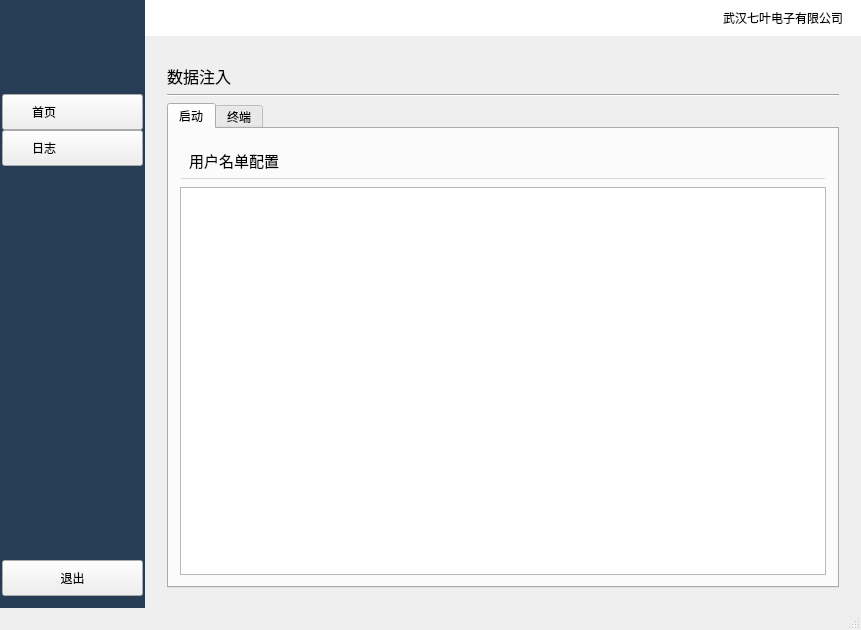
<?xml version="1.0" encoding="UTF-8"?>
<ui version="4.0">
 <class>MainWindow</class>
 <widget class="QMainWindow" name="MainWindow">
  <property name="geometry">
   <rect>
    <x>0</x>
    <y>0</y>
    <width>861</width>
    <height>630</height>
   </rect>
  </property>
  <property name="windowTitle">
   <string>MainWindow</string>
  </property>
  <property name="windowIcon">
   <iconset resource="qrc.qrc">
    <normaloff>:/icon/logoS.png</normaloff>:/icon/logoS.png</iconset>
  </property>
  <property name="styleSheet">
   <string notr="true"/>
  </property>
  <widget class="QWidget" name="centralWidget">
   <layout class="QGridLayout" name="gridLayout_3">
    <property name="leftMargin">
     <number>0</number>
    </property>
    <property name="topMargin">
     <number>0</number>
    </property>
    <property name="rightMargin">
     <number>0</number>
    </property>
    <property name="bottomMargin">
     <number>0</number>
    </property>
    <property name="spacing">
     <number>0</number>
    </property>
    <item row="0" column="0">
     <widget class="QWidget" name="widgetMenu" native="true">
      <property name="sizePolicy">
       <sizepolicy hsizetype="Preferred" vsizetype="Preferred">
        <horstretch>1</horstretch>
        <verstretch>0</verstretch>
       </sizepolicy>
      </property>
      <property name="minimumSize">
       <size>
        <width>145</width>
        <height>0</height>
       </size>
      </property>
      <property name="maximumSize">
       <size>
        <width>135</width>
        <height>16777215</height>
       </size>
      </property>
      <property name="styleSheet">
       <string notr="true">QWidget#widgetMenu {
	background-color: #273d55;
}</string>
      </property>
      <layout class="QGridLayout" name="gridLayout">
       <property name="leftMargin">
        <number>2</number>
       </property>
       <property name="topMargin">
        <number>0</number>
       </property>
       <property name="rightMargin">
        <number>2</number>
       </property>
       <property name="bottomMargin">
        <number>0</number>
       </property>
       <property name="spacing">
        <number>0</number>
       </property>
       <item row="4" column="0">
        <widget class="QPushButton" name="btnLog">
         <property name="minimumSize">
          <size>
           <width>0</width>
           <height>36</height>
          </size>
         </property>
         <property name="text">
          <string>日志                 </string>
         </property>
         <property name="iconSize">
          <size>
           <width>24</width>
           <height>24</height>
          </size>
         </property>
         <property name="btnMenu" stdset="0">
          <bool>true</bool>
         </property>
        </widget>
       </item>
       <item row="6" column="0">
        <spacer name="verticalSpacer">
         <property name="orientation">
          <enum>Qt::Vertical</enum>
         </property>
         <property name="sizeHint" stdset="0">
          <size>
           <width>20</width>
           <height>40</height>
          </size>
         </property>
        </spacer>
       </item>
       <item row="1" column="0">
        <widget class="QLabel" name="label_2">
         <property name="minimumSize">
          <size>
           <width>0</width>
           <height>48</height>
          </size>
         </property>
         <property name="styleSheet">
          <string notr="true">
image: url(:/icon/user2.png);</string>
         </property>
         <property name="text">
          <string/>
         </property>
        </widget>
       </item>
       <item row="2" column="0">
        <spacer name="verticalSpacer_2">
         <property name="orientation">
          <enum>Qt::Vertical</enum>
         </property>
         <property name="sizeType">
          <enum>QSizePolicy::Fixed</enum>
         </property>
         <property name="sizeHint" stdset="0">
          <size>
           <width>20</width>
           <height>6</height>
          </size>
         </property>
        </spacer>
       </item>
       <item row="7" column="0">
        <widget class="QPushButton" name="btnExit">
         <property name="minimumSize">
          <size>
           <width>0</width>
           <height>36</height>
          </size>
         </property>
         <property name="layoutDirection">
          <enum>Qt::LeftToRight</enum>
         </property>
         <property name="text">
          <string>退出</string>
         </property>
         <property name="iconSize">
          <size>
           <width>24</width>
           <height>24</height>
          </size>
         </property>
         <property name="btnMenu" stdset="0">
          <bool>true</bool>
         </property>
        </widget>
       </item>
       <item row="8" column="0">
        <spacer name="verticalSpacer_4">
         <property name="orientation">
          <enum>Qt::Vertical</enum>
         </property>
         <property name="sizeType">
          <enum>QSizePolicy::Fixed</enum>
         </property>
         <property name="sizeHint" stdset="0">
          <size>
           <width>20</width>
           <height>12</height>
          </size>
         </property>
        </spacer>
       </item>
       <item row="3" column="0">
        <widget class="QPushButton" name="btnHHome">
         <property name="minimumSize">
          <size>
           <width>0</width>
           <height>36</height>
          </size>
         </property>
         <property name="layoutDirection">
          <enum>Qt::LeftToRight</enum>
         </property>
         <property name="text">
          <string>首页                 </string>
         </property>
         <property name="iconSize">
          <size>
           <width>24</width>
           <height>24</height>
          </size>
         </property>
         <property name="btnMenu" stdset="0">
          <bool>true</bool>
         </property>
        </widget>
       </item>
       <item row="0" column="0">
        <spacer name="verticalSpacer_3">
         <property name="orientation">
          <enum>Qt::Vertical</enum>
         </property>
         <property name="sizeType">
          <enum>QSizePolicy::Preferred</enum>
         </property>
         <property name="sizeHint" stdset="0">
          <size>
           <width>20</width>
           <height>40</height>
          </size>
         </property>
        </spacer>
       </item>
      </layout>
     </widget>
    </item>
    <item row="0" column="1">
     <widget class="QWidget" name="widget_2" native="true">
      <property name="styleSheet">
       <string notr="true"/>
      </property>
      <layout class="QGridLayout" name="gridLayout_2">
       <property name="leftMargin">
        <number>0</number>
       </property>
       <property name="topMargin">
        <number>0</number>
       </property>
       <property name="rightMargin">
        <number>0</number>
       </property>
       <property name="bottomMargin">
        <number>0</number>
       </property>
       <property name="horizontalSpacing">
        <number>0</number>
       </property>
       <property name="verticalSpacing">
        <number>6</number>
       </property>
       <item row="0" column="0">
        <widget class="QWidget" name="widgetUser" native="true">
         <property name="minimumSize">
          <size>
           <width>0</width>
           <height>36</height>
          </size>
         </property>
         <property name="maximumSize">
          <size>
           <width>16777215</width>
           <height>36</height>
          </size>
         </property>
         <property name="styleSheet">
          <string notr="true">QWidget#widgetUser {
	background-color: #ffffff;
}</string>
         </property>
         <layout class="QGridLayout" name="gridLayout_8">
          <property name="leftMargin">
           <number>0</number>
          </property>
          <property name="topMargin">
           <number>0</number>
          </property>
          <property name="rightMargin">
           <number>0</number>
          </property>
          <property name="bottomMargin">
           <number>0</number>
          </property>
          <property name="verticalSpacing">
           <number>0</number>
          </property>
          <item row="0" column="0">
           <spacer name="horizontalSpacer">
            <property name="orientation">
             <enum>Qt::Horizontal</enum>
            </property>
            <property name="sizeHint" stdset="0">
             <size>
              <width>457</width>
              <height>20</height>
             </size>
            </property>
           </spacer>
          </item>
          <item row="0" column="1">
           <widget class="QLabel" name="lb">
            <property name="minimumSize">
             <size>
              <width>24</width>
              <height>24</height>
             </size>
            </property>
            <property name="maximumSize">
             <size>
              <width>24</width>
              <height>24</height>
             </size>
            </property>
            <property name="styleSheet">
             <string notr="true"/>
            </property>
            <property name="text">
             <string/>
            </property>
            <property name="pixmap">
             <pixmap resource="qrc.qrc">:/icon/user1.png</pixmap>
            </property>
            <property name="scaledContents">
             <bool>true</bool>
            </property>
           </widget>
          </item>
          <item row="0" column="3">
           <spacer name="horizontalSpacer_2">
            <property name="orientation">
             <enum>Qt::Horizontal</enum>
            </property>
            <property name="sizeType">
             <enum>QSizePolicy::Fixed</enum>
            </property>
            <property name="sizeHint" stdset="0">
             <size>
              <width>18</width>
              <height>0</height>
             </size>
            </property>
           </spacer>
          </item>
          <item row="0" column="2">
           <widget class="QLabel" name="label">
            <property name="minimumSize">
             <size>
              <width>0</width>
              <height>36</height>
             </size>
            </property>
            <property name="text">
             <string>武汉七叶电子有限公司</string>
            </property>
           </widget>
          </item>
         </layout>
        </widget>
       </item>
       <item row="1" column="0">
        <widget class="QWidget" name="widget" native="true">
         <property name="minimumSize">
          <size>
           <width>0</width>
           <height>200</height>
          </size>
         </property>
         <layout class="QGridLayout" name="gridLayout_6">
          <item row="0" column="0">
           <widget class="QWidget" name="widgetContent" native="true">
            <property name="styleSheet">
             <string notr="true"/>
            </property>
            <layout class="QGridLayout" name="gridLayout_7">
             <property name="bottomMargin">
              <number>9</number>
             </property>
             <item row="1" column="0">
              <widget class="Line" name="line">
               <property name="orientation">
                <enum>Qt::Horizontal</enum>
               </property>
              </widget>
             </item>
             <item row="0" column="0">
              <widget class="QLabel" name="lbTitle">
               <property name="minimumSize">
                <size>
                 <width>0</width>
                 <height>24</height>
                </size>
               </property>
               <property name="font">
                <font>
                 <family>微软雅黑</family>
                 <pointsize>12</pointsize>
                 <weight>50</weight>
                 <bold>false</bold>
                </font>
               </property>
               <property name="text">
                <string>数据注入</string>
               </property>
              </widget>
             </item>
             <item row="2" column="0">
              <widget class="QTabWidget" name="tabWidget">
               <property name="sizePolicy">
                <sizepolicy hsizetype="Expanding" vsizetype="Expanding">
                 <horstretch>3</horstretch>
                 <verstretch>0</verstretch>
                </sizepolicy>
               </property>
               <property name="autoFillBackground">
                <bool>false</bool>
               </property>
               <property name="currentIndex">
                <number>0</number>
               </property>
               <widget class="QWidget" name="tabStart">
                <attribute name="title">
                 <string>启动</string>
                </attribute>
                <layout class="QGridLayout" name="gridLayout_9">
                 <item row="0" column="0">
                  <widget class="QWidget" name="widgetSql" native="true">
                   <property name="minimumSize">
                    <size>
                     <width>0</width>
                     <height>0</height>
                    </size>
                   </property>
                   <layout class="QGridLayout" name="gridLayout_5">
                    <property name="leftMargin">
                     <number>0</number>
                    </property>
                    <property name="topMargin">
                     <number>9</number>
                    </property>
                    <property name="rightMargin">
                     <number>0</number>
                    </property>
                    <property name="bottomMargin">
                     <number>0</number>
                    </property>
                    <property name="verticalSpacing">
                     <number>6</number>
                    </property>
                    <item row="0" column="0">
                     <layout class="QHBoxLayout" name="horizontalLayout">
                      <property name="leftMargin">
                       <number>9</number>
                      </property>
                      <item>
                       <widget class="QLabel" name="label_6">
                        <property name="maximumSize">
                         <size>
                          <width>16777215</width>
                          <height>32</height>
                         </size>
                        </property>
                        <property name="font">
                         <font>
                          <family>微软雅黑</family>
                          <pointsize>11</pointsize>
                         </font>
                        </property>
                        <property name="styleSheet">
                         <string notr="true"/>
                        </property>
                        <property name="text">
                         <string>用户名单配置</string>
                        </property>
                       </widget>
                      </item>
                      <item>
                       <spacer name="horizontalSpacer_3">
                        <property name="orientation">
                         <enum>Qt::Horizontal</enum>
                        </property>
                        <property name="sizeHint" stdset="0">
                         <size>
                          <width>40</width>
                          <height>20</height>
                         </size>
                        </property>
                       </spacer>
                      </item>
                     </layout>
                    </item>
                    <item row="1" column="0">
                     <layout class="QHBoxLayout" name="horizontalLayout_2">
                      <property name="spacing">
                       <number>0</number>
                      </property>
                      <property name="leftMargin">
                       <number>1</number>
                      </property>
                      <property name="rightMargin">
                       <number>1</number>
                      </property>
                      <item>
                       <widget class="Line" name="line_3">
                        <property name="styleSheet">
                         <string notr="true">border-top: 1px solid #d8d8d8; </string>
                        </property>
                        <property name="orientation">
                         <enum>Qt::Horizontal</enum>
                        </property>
                       </widget>
                      </item>
                      <item>
                       <widget class="Line" name="line_4">
                        <property name="styleSheet">
                         <string notr="true">border-top: 1px solid #d8d8d8; </string>
                        </property>
                        <property name="orientation">
                         <enum>Qt::Horizontal</enum>
                        </property>
                       </widget>
                      </item>
                     </layout>
                    </item>
                    <item row="2" column="0">
                     <widget class="QTableView" name="tableUser">
                      <property name="focusPolicy">
                       <enum>Qt::NoFocus</enum>
                      </property>
                      <property name="editTriggers">
                       <set>QAbstractItemView::NoEditTriggers</set>
                      </property>
                      <property name="alternatingRowColors">
                       <bool>true</bool>
                      </property>
                      <property name="selectionBehavior">
                       <enum>QAbstractItemView::SelectRows</enum>
                      </property>
                      <property name="showGrid">
                       <bool>false</bool>
                      </property>
                      <property name="gridStyle">
                       <enum>Qt::SolidLine</enum>
                      </property>
                      <property name="sortingEnabled">
                       <bool>false</bool>
                      </property>
                      <property name="cornerButtonEnabled">
                       <bool>false</bool>
                      </property>
                      <attribute name="horizontalHeaderVisible">
                       <bool>true</bool>
                      </attribute>
                      <attribute name="horizontalHeaderCascadingSectionResizes">
                       <bool>false</bool>
                      </attribute>
                      <attribute name="horizontalHeaderDefaultSectionSize">
                       <number>120</number>
                      </attribute>
                      <attribute name="horizontalHeaderHighlightSections">
                       <bool>false</bool>
                      </attribute>
                      <attribute name="horizontalHeaderShowSortIndicator" stdset="0">
                       <bool>false</bool>
                      </attribute>
                      <attribute name="horizontalHeaderStretchLastSection">
                       <bool>true</bool>
                      </attribute>
                      <attribute name="verticalHeaderVisible">
                       <bool>false</bool>
                      </attribute>
                      <attribute name="verticalHeaderCascadingSectionResizes">
                       <bool>false</bool>
                      </attribute>
                      <attribute name="verticalHeaderDefaultSectionSize">
                       <number>32</number>
                      </attribute>
                     </widget>
                    </item>
                   </layout>
                  </widget>
                 </item>
                </layout>
               </widget>
               <widget class="QWidget" name="tabTerminal">
                <attribute name="title">
                 <string>终端</string>
                </attribute>
                <layout class="QGridLayout" name="gridLayout_4">
                 <property name="leftMargin">
                  <number>1</number>
                 </property>
                 <property name="topMargin">
                  <number>0</number>
                 </property>
                 <property name="rightMargin">
                  <number>1</number>
                 </property>
                 <property name="bottomMargin">
                  <number>0</number>
                 </property>
                 <property name="spacing">
                  <number>0</number>
                 </property>
                 <item row="0" column="0">
                  <widget class="QTextEdit" name="editLog">
                   <property name="font">
                    <font>
                     <family>微软雅黑</family>
                     <pointsize>12</pointsize>
                    </font>
                   </property>
                   <property name="styleSheet">
                    <string notr="true"/>
                   </property>
                   <property name="verticalScrollBarPolicy">
                    <enum>Qt::ScrollBarAlwaysOff</enum>
                   </property>
                   <property name="horizontalScrollBarPolicy">
                    <enum>Qt::ScrollBarAlwaysOff</enum>
                   </property>
                  </widget>
                 </item>
                </layout>
               </widget>
              </widget>
             </item>
            </layout>
           </widget>
          </item>
         </layout>
        </widget>
       </item>
      </layout>
     </widget>
    </item>
   </layout>
  </widget>
  <widget class="QStatusBar" name="statusBar"/>
 </widget>
 <layoutdefault spacing="6" margin="11"/>
 <resources>
  <include location="qrc.qrc"/>
 </resources>
 <connections/>
</ui>
